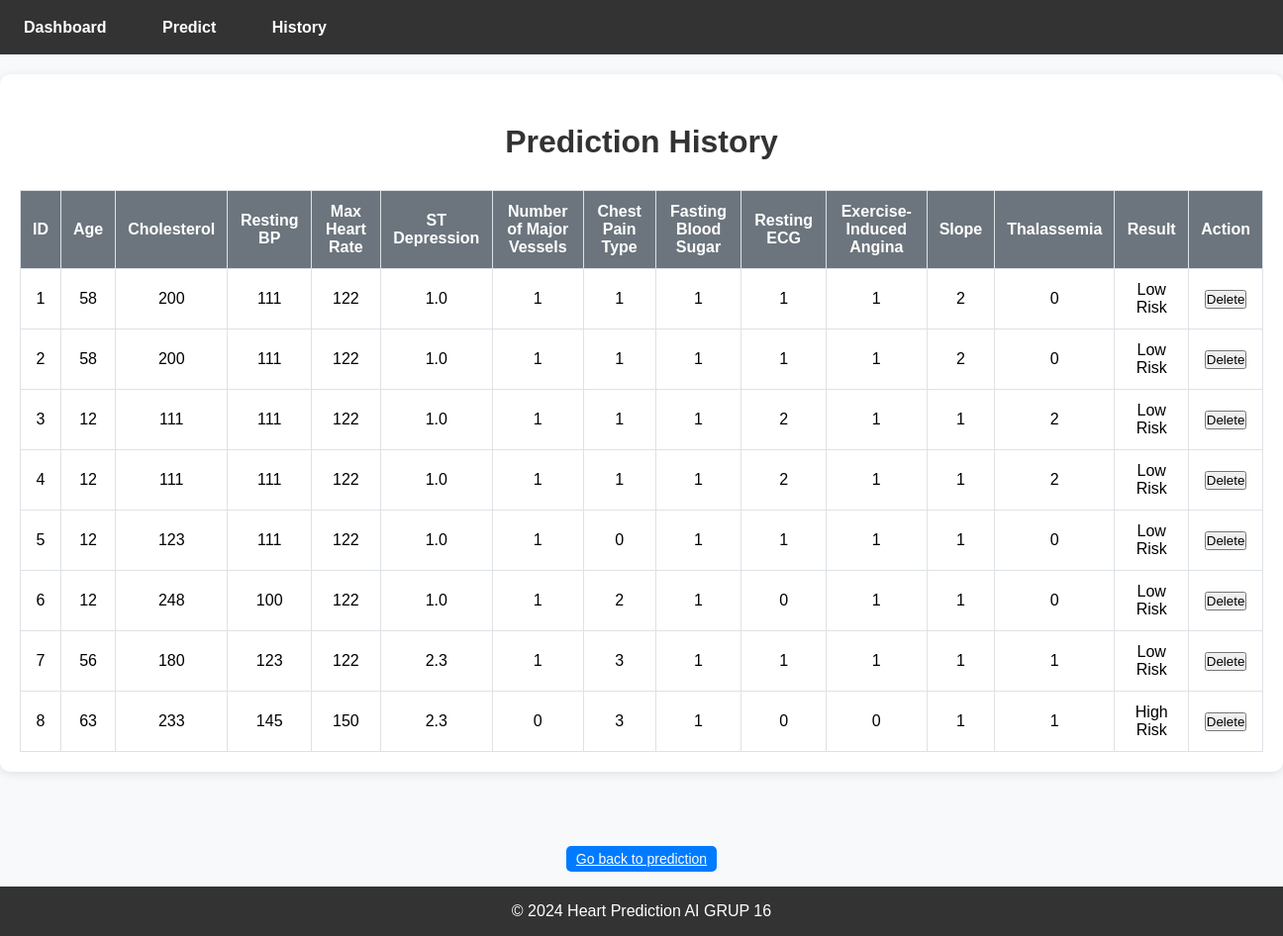
Page /history on the earlier database version.
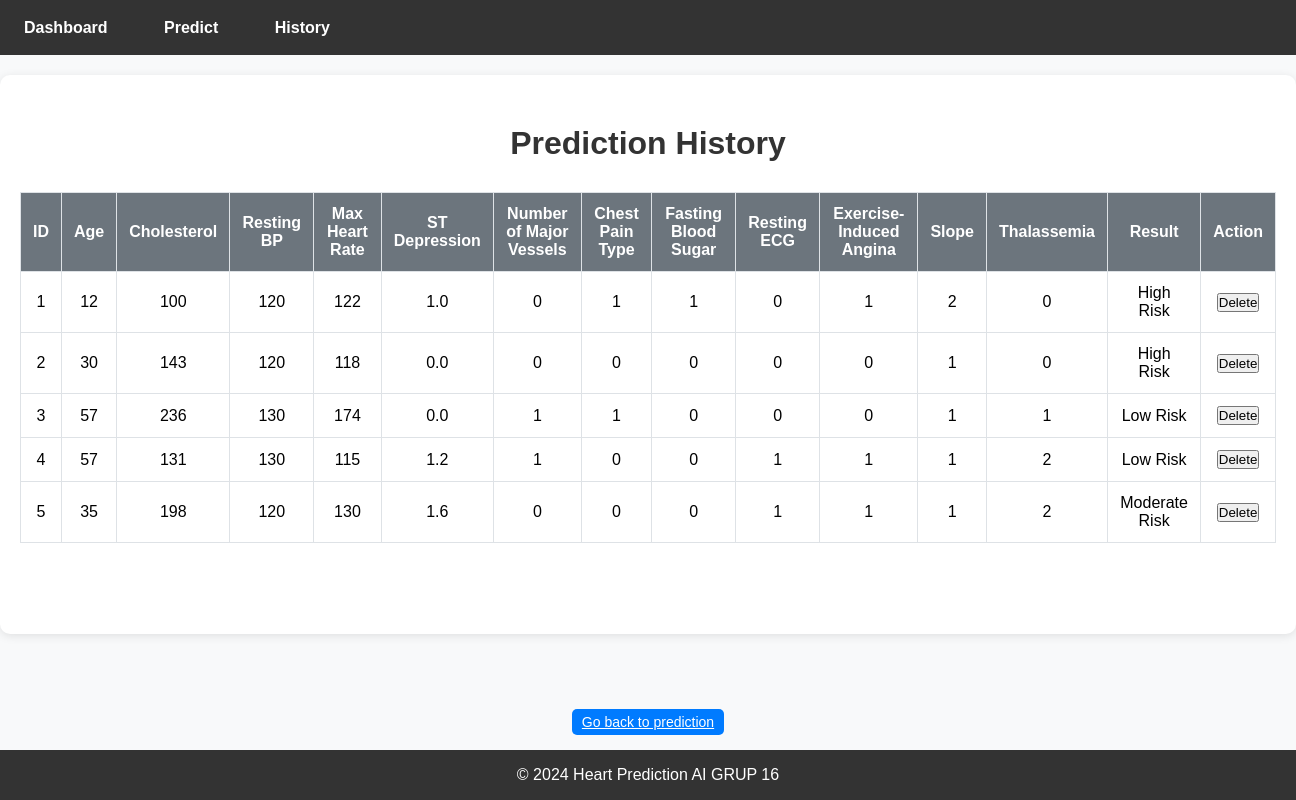
Same page on the later database version.
### app.py (models this page shows, shortened)
class Prediction(db.Model):
    id = db.Column(db.Integer, primary_key=True)
    age = db.Column(db.Integer)
    chol = db.Column(db.Integer)
    trestbps = db.Column(db.Integer)
    thalach = db.Column(db.Integer)
    oldpeak = db.Column(db.Float)
    ca = db.Column(db.Integer)
    cp = db.Column(db.Integer)  # Ensure this line exists
    fbs = db.Column(db.Integer)
    restecg = db.Column(db.Integer)
    exang = db.Column(db.Integer)
    slope = db.Column(db.Integer)
    thal = db.Column(db.Integer)
    result = db.Column(db.String)

### app.py (the view)
@app.route('/history')
def history():
    predictions = Prediction.query.all()  # Get all predictions from the database
    return render_template('history.html', predictions=predictions)

### templates/history.html (shortened to what this page needs)
<!DOCTYPE html>
<html lang="en">
<head>
    <link rel="stylesheet" href="{{ url_for('static', filename='styles.css') }}">
</head>
<body>
    <nav class="main-navbar">
        <ul>
            <li><a href="{{ url_for('dashboard') }}">Dashboard</a></li>
            <li><a href="{{ url_for('predict') }}">Predict</a></li>
            <li><a href="{{ url_for('history') }}">History</a></li>
        </ul>
    </nav>
    <div class="container">
        <h1 class="text-center">Prediction History</h1>
        <div class="table-responsive">
            <table class="table table-striped">
                <thead class="thead-light">
                    <tr>
                        <th>ID</th>
                        <th>Age</th>
                        <th>Cholesterol</th>
                        <th>Resting BP</th>
                        <th>Max Heart Rate</th>
                        <th>ST Depression</th>
                        <th>Number of Major Vessels</th>
                        <th>Chest Pain Type</th>
                        <th>Fasting Blood Sugar</th>
                        <th>Resting ECG</th>
                        <th>Exercise-Induced Angina</th>
                        <th>Slope</th>
                        <th>Thalassemia</th>
                        <th>Result</th>
                        <th>Action</th>
                    </tr>
                </thead>
                <tbody>
                    {% for prediction in predictions %}
                    <tr>
                        <td>{{ prediction.id }}</td>
                        <td>{{ prediction.age }}</td>
                        <td>{{ prediction.chol }}</td>
                        <td>{{ prediction.trestbps }}</td>
                        <td>{{ prediction.thalach }}</td>
                        <td>{{ prediction.oldpeak }}</td>
                        <td>{{ prediction.ca }}</td>
                        <td>{{ prediction.cp }}</td>
                        <td>{{ prediction.fbs }}</td>
                        <td>{{ prediction.restecg }}</td>
                        <td>{{ prediction.exang }}</td>
                        <td>{{ prediction.slope }}</td>
                        <td>{{ prediction.thal }}</td>
                        <td>{{ prediction.result }}</td>
                        <td>
                            <form action="{{ url_for('delete_prediction', prediction_id=prediction.id) }}" method="POST" style="display:inline;">
                                <button type="submit" class="btn btn-danger btn-sm">Delete</button>
                            </form>
                        </td>
                    </tr>
                    {% endfor %}
                </tbody>
            </table>
        </div>
    </div>
    <div class="text-center bottom-button">
        <a href="{{ url_for('predict') }}" class="btn btn-primary history-button">Go back to prediction</a>
    </div>
    <footer class="main-footer">
        <p>© 2024 Heart Prediction AI GRUP 16</p>
    </footer>
</body>
</html>

### static/styles.css (style rules this page uses)
* { margin: 0; padding: 0; box-sizing: border-box; }
body { font-family: Arial, sans-serif; background-color: #f8f9fa; display: flex; flex-direction: column; min-height: 100vh; margin: 0; }
.main-navbar { background-color: #333; padding: 0.5em; height: 55px; display: flex; align-items: center; }
.main-navbar ul { list-style-type: none; margin: 0; padding: 0; }
.main-navbar ul li { display: inline; margin-right: 20px; }
.main-navbar ul li a { color: white; text-decoration: none; padding: 0.5em 1em; font-size: 16px; }
.main-footer, footer { text-align: center; padding: 1em; background-color: #333; color: white; width: 100%; position: relative; margin-top: auto; }
footer p { margin-bottom: 0; }

### static/dashboard.css (style rules this page uses)
body { font-family: Arial, sans-serif; background-color: #f8f9fa; margin: 0; padding: 0; }
.main-navbar { background-color: #007bff; color: white; padding: 15px; text-align: center; }
.main-navbar ul { list-style: none; padding: 0; }
.main-navbar li { display: inline; margin-right: 20px; }
.main-navbar a { color: white; text-decoration: none; font-weight: bold; }
h1, h2 { margin: 0; padding: 10px 0; color: #333; }
.main-footer { text-align: center; padding: 15px 0; background-color: #007bff; color: white; position: relative; bottom: 0; width: 100%; }

### static/form.css (style rules this page uses)
.btn-primary { width: 100%; margin-top: 20px; }

### static/result.css (style rules this page uses)
.text-center { margin-top: 20px; }

### static/footer.css (style rules this page uses)
footer { text-align: center; padding: 1em; background-color: #333; color: white; width: 100%; position: relative; }

### static/history.css (style rules this page uses)
body { font-family: Arial, sans-serif; background-color: #f8f9fa; }
.container { flex: 1; max-width: 1350px; margin: 20px auto; padding: 20px; background-color: #fff; border-radius: 10px; box-shadow: 0 2px 10px rgba(0, 0, 0, 0.1); }
.table { width: 100%; margin-top: 20px; border-collapse: collapse; }
.table th, .table td { padding: 12px; border: 1px solid #dee2e6; }
.table th { background-color: #6c757d; color: white; font-weight: bold; }
.table td { text-align: center; }
.table-responsive { overflow-x: auto; }
.bottom-button { margin-top: 20px; padding: 15px; }
.text-center { display: flex; justify-content: center; }
.history-button { width: fit-content; background-color: #007bff; border-color: #007bff; color: white; padding: 5px 10px; font-size: 14px; border-radius: 5px; transition: background-color 0.3s ease; }
.main-footer { text-align: center; padding: 1em; background-color: #333; color: white; width: 100%; position: relative; margin-top: 20px; }

Differences in the rows shown:
removed Prediction: id "6", age "12", chol "248", trestbps "100", thalach "122", oldpeak "1.0", ca "1", cp "2", fbs "1", restecg "0", exang "1", slope "1", thal "0", result "Low Risk"
removed Prediction: id "7", age "56", chol "180", trestbps "123", thalach "122", oldpeak "2.3", ca "1", cp "3", fbs "1", restecg "1", exang "1", slope "1", thal "1", result "Low Risk"
removed Prediction: id "8", age "63", chol "233", trestbps "145", thalach "150", oldpeak "2.3", ca "0", cp "3", fbs "1", restecg "0", exang "0", slope "1", thal "1", result "High Risk"
changed Prediction id 1: age "58" → "12"; chol "200" → "100"; trestbps "111" → "120"; ca "1" → "0"; restecg "1" → "0"; result "Low Risk" → "High Risk"
changed Prediction id 2: age "58" → "30"; chol "200" → "143"; trestbps "111" → "120"; thalach "122" → "118"; oldpeak "1.0" → "0.0"; ca "1" → "0"; cp "1" → "0"; fbs "1" → "0"; restecg "1" → "0"; exang "1" → "0"; slope "2" → "1"; result "Low Risk" → "High Risk"
changed Prediction id 3: age "12" → "57"; chol "111" → "236"; trestbps "111" → "130"; thalach "122" → "174"; oldpeak "1.0" → "0.0"; fbs "1" → "0"; restecg "2" → "0"; exang "1" → "0"; thal "2" → "1"
changed Prediction id 4: age "12" → "57"; chol "111" → "131"; trestbps "111" → "130"; thalach "122" → "115"; oldpeak "1.0" → "1.2"; cp "1" → "0"; fbs "1" → "0"; restecg "2" → "1"
changed Prediction id 5: age "12" → "35"; chol "123" → "198"; trestbps "111" → "120"; thalach "122" → "130"; oldpeak "1.0" → "1.6"; ca "1" → "0"; fbs "1" → "0"; thal "0" → "2"; result "Low Risk" → "Moderate Risk"
